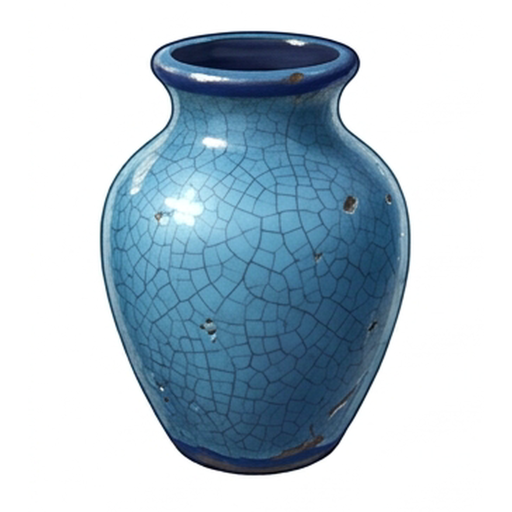
#> input picture Assets/_Project/Art/Source/V01.png, 1024 x 1024 px (shown at 1/2 size)
$ python flatten.py ../../Assets/_Project/Art/Source/V01.png out.png 5 5
#> lines starting #> are read from the running program, lines starting #| are printed output that depends on the picture; after the words box and inside, x2 and y2 are one past the last pixel; in counts of white or black regions, pixels touching at a corner belong together
# lam phang nen tung o va to mo duong noi: python3 flatten.py vao.png ra.png cols rows
import sys;from PIL import Image;import numpy as np
a=np.asarray(Image.open(sys.argv[1]).convert('RGB')).astype(float);H,W,_=a.shape;C,R=int(sys.argv[3]),int(sys.argv[4])
#> after `H, W, _ = a.shape`: H = 1024; W = 1024
xs=[round(W*i/C) for i in range(C+1)];ys=[round(H*j/R) for j in range(R+1)];out=a.copy();T=np.array([222,222,222.])
#> after `xs = [round(W * i / C) for i in range(C + 1)]`: xs = [0, 205, 410, 614, 819, 1024]
#> after `ys = [round(H * j / R) for j in range(R + 1)]`: ys = [0, 205, 410, 614, 819, 1024]
for i in range(C):
 for j in range(R):
  x0,x1,y0,y1=xs[i],xs[i+1],ys[j],ys[j+1];p=a[y0:y1,x0:x1];h,w,_=p.shape
  yy,xx=np.mgrid[0:h,0:w];m=np.zeros((h,w),bool);b=12;m[:b]=m[-b:]=True;m[:,:b]=m[:,-b:]=True
  A=np.c_[xx[m],yy[m],np.ones(m.sum())]
  for c in range(3):
   co=np.linalg.lstsq(A,p[...,c][m],rcond=None)[0];out[y0:y1,x0:x1,c]=p[...,c]-(co[0]*xx+co[1]*yy+co[2])+T[c]
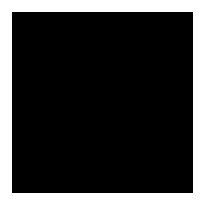
#> m: shape (205, 205) bool; 22% white; 1 white region, box (x1, y1, x2, y2) and area: (0, 0, 205, 205) 9264
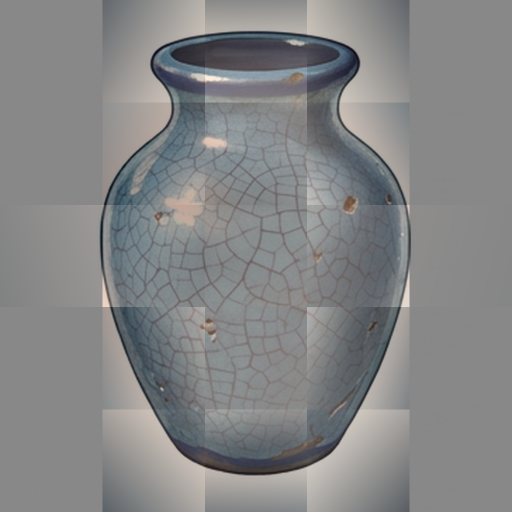
#> out: shape (1024, 1024, 3) float64 (shown at 1/2 size); mean R, G, B 217.2, 218.4, 219.6; drawn with min black and max white
for x in xs[1:-1]:
 l,r=out[:,x-8].copy(),out[:,x+8].copy()
 for k in range(-7,8): t=(k+8)/16;out[:,x+k]=(1-t)*l+t*r
for y in ys[1:-1]:
 u,d=out[y-8].copy(),out[y+8].copy()
 for k in range(-7,8): t=(k+8)/16;out[y+k]=(1-t)*u+t*d
Image.fromarray(np.clip(out,0,255).astype(np.uint8)).save(sys.argv[2])
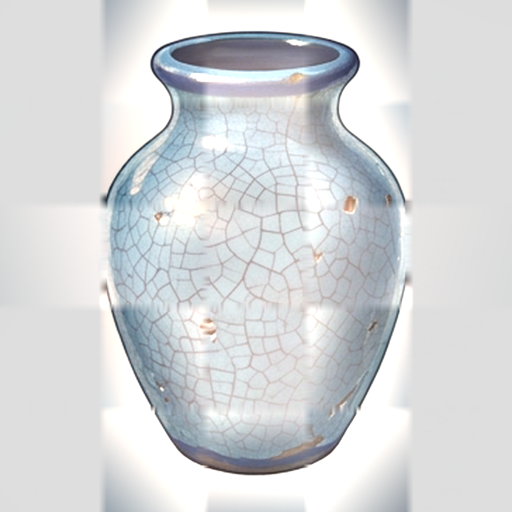
#> saved as out.png: PIL image 1024x1024 RGB (shown at 1/2 size); mean R, G, B 213.5, 215.7, 217.7

$ run again, on Assets/_Project/Art/Source/V03.png
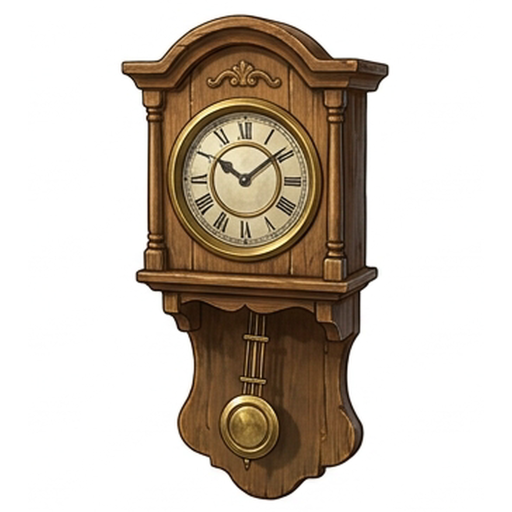
#> input picture Assets/_Project/Art/Source/V03.png, 1024 x 1024 px (shown at 1/2 size)
#> after the loop `for i in range(C):`:
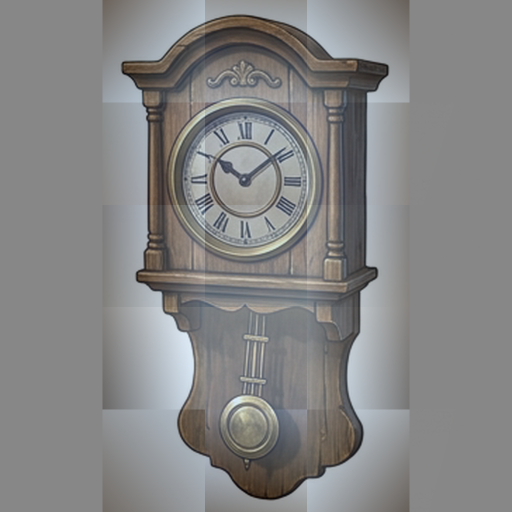
#> out: shape (1024, 1024, 3) float64 (shown at 1/2 size); mean R, G, B 218.8, 218.9, 219.2; drawn with min black and max white
#> `Image.fromarray(np.clip(out,0,255).astype(np.uint8)).save(sys.argv[2])`:
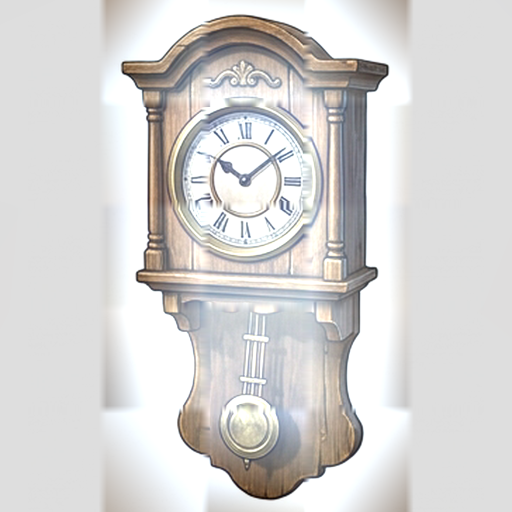
#> saved as out.png: PIL image 1024x1024 RGB (shown at 1/2 size); mean R, G, B 214.8, 213.5, 212.7

$ run again, on Assets/_Project/Art/Source/V06.png
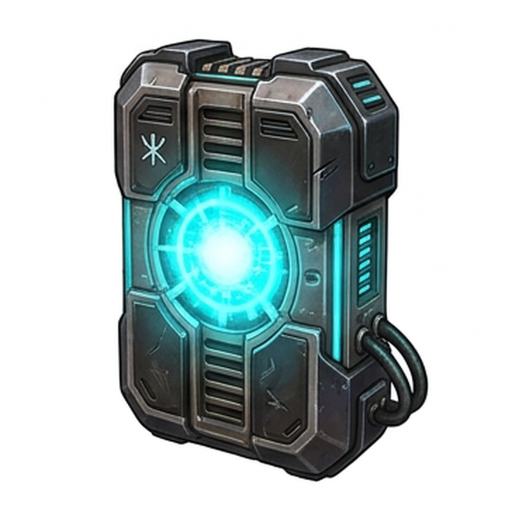
#> input picture Assets/_Project/Art/Source/V06.png, 1024 x 1024 px (shown at 1/2 size)
#> after the loop `for i in range(C):`:
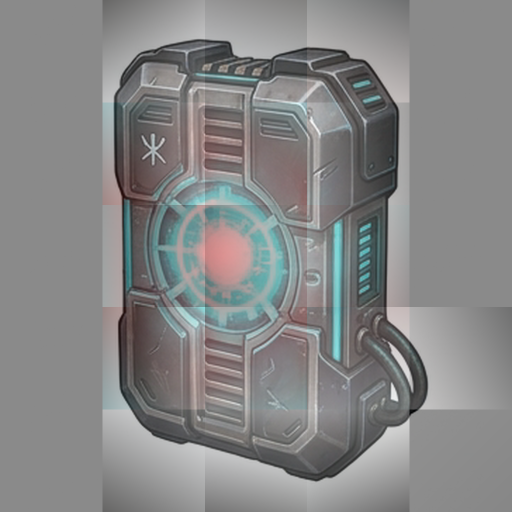
#> out: shape (1024, 1024, 3) float64 (shown at 1/2 size); mean R, G, B 214.9, 215.8, 216; drawn with min black and max white
#> `Image.fromarray(np.clip(out,0,255).astype(np.uint8)).save(sys.argv[2])`:
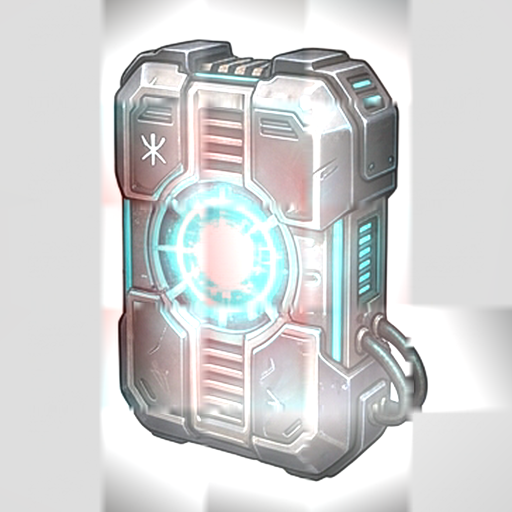
#> saved as out.png: PIL image 1024x1024 RGB (shown at 1/2 size); mean R, G, B 209.6, 210.5, 210.7
